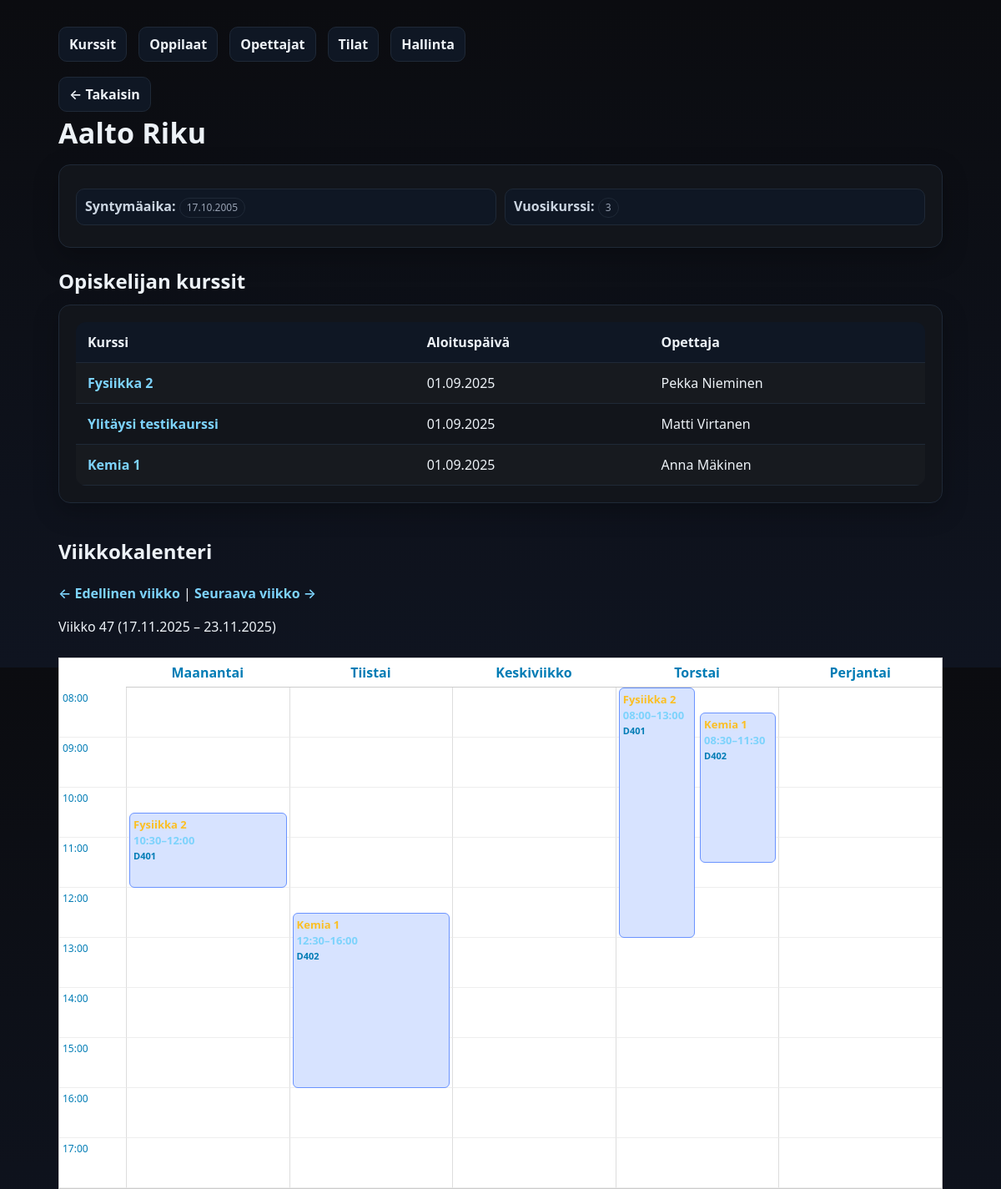
/kurssienhallinta/opiskelija.php?id=20, run on the app's committed database.
### tables this page shows
CREATE TABLE `oppilaat` (
  `oppilas_id` int(11) NOT NULL,
  `etunimi` varchar(50) NOT NULL,
  `sukunimi` varchar(50) NOT NULL,
  `syntymaaika` date NOT NULL,
  `vuosikurssi` int(11) NOT NULL
);

CREATE TABLE `kurssit` (
  `kurssi_id` int(11) NOT NULL,
  `kurssin_tunnus` varchar(20) NOT NULL,
  `kurssi_nimi` varchar(100) NOT NULL,
  `kurssikuvaus` text DEFAULT NULL,
  `aloituspaiva` date NOT NULL,
  `lopetuspaiva` date NOT NULL,
  `opettaja_id` int(11) NOT NULL,
  `tila_id` int(11) NOT NULL
);

CREATE TABLE `opettajat` (
  `opettaja_id` int(11) NOT NULL,
  `etunimi` varchar(50) NOT NULL,
  `sukunimi` varchar(50) NOT NULL,
  `aine` varchar(100) NOT NULL
);

### kurssienhallinta/opiskelija.php (the view, shortened to what this page needs)
<?php
function finDate($date) {
    return date("d.m.Y", strtotime($date));
}
$pdo = getPDO();
$oppilas_id = (int)$_GET['id'];
$stmt = $pdo->prepare("SELECT oppilas_id, etunimi, sukunimi, syntymaaika, vuosikurssi FROM oppilaat WHERE oppilas_id=?");
$stmt->execute([$oppilas_id]);
$student = $stmt->fetch();
$sql = "
  SELECT k.kurssi_id, k.kurssi_nimi, k.aloituspaiva,
         o.etunimi AS op_etunimi, o.sukunimi AS op_sukunimi
  FROM ilmoittautuminen i
  JOIN kurssit k ON k.kurssi_id=i.kurssi_id
  LEFT JOIN opettajat o ON o.opettaja_id=k.opettaja_id
  WHERE i.opiskelija_id=?
  ORDER BY k.aloituspaiva
";
$stmt = $pdo->prepare($sql);
$stmt->execute([$oppilas_id]);
$kurssit = $stmt->fetchAll();
$week = isset($_GET['week']) ? (int)$_GET['week'] : date("W");
$year = isset($_GET['year']) ? (int)$_GET['year'] : date("Y");
$dt = new DateTime();
$dt->setISODate($year, $week);
$weekStart = $dt->format("Y-m-d");
$dt->modify("+6 days");
$weekEnd = $dt->format("Y-m-d");
$paivat = ["Maanantai","Tiistai","Keskiviikko","Torstai","Perjantai"];
?>
<!doctype html>
<html lang="fi">
<head>
  <link rel="stylesheet" href="styles.css">
</head>
<body>
<div class="container">
  <div class="nav">
    <a href="index.php">Kurssit</a>
    <a href="oppilaat.php">Oppilaat</a>
    <a href="opettajat.php">Opettajat</a>
    <a href="tilat.php">Tilat</a>
    <a href="admin.php">Hallinta</a>
  </div>
  <a class="back" href="oppilaat.php">← Takaisin</a>
  <h1 class="page-title"><?= htmlspecialchars($student['sukunimi'].' '.$student['etunimi']) ?></h1>
  <div class="card">
    <div class="meta">
      <div><strong>Syntymäaika:</strong> <span class="badge"><?= finDate($student['syntymaaika']) ?></span></div>
      <div><strong>Vuosikurssi:</strong> <span class="badge"><?= htmlspecialchars($student['vuosikurssi']) ?></span></div>
    </div>
  </div>
  <h2 style="margin:22px 0 10px">Opiskelijan kurssit</h2>
  <div class="card table-wrap">
    <table>
      <thead><tr><th>Kurssi</th><th>Aloituspäivä</th><th>Opettaja</th></tr></thead>
      <tbody>
        <?php if (!$kurssit): ?>
          <tr><td colspan="3" class="muted">Ei kursseja.</td></tr>
        <?php else: foreach($kurssit as $k): ?>
          <tr>
            <td><a href="kurssi.php?id=<?= (int)$k['kurssi_id'] ?>"><?= htmlspecialchars($k['kurssi_nimi']) ?></a></td>
            <td><?= finDate($k['aloituspaiva']) ?></td>
            <td><?= htmlspecialchars(trim(($k['op_etunimi']??'').' '.($k['op_sukunimi']??''))) ?: '—' ?></td>
          </tr>
        <?php endforeach; endif; ?>
      </tbody>
    </table>
  </div>
<h2 style="margin-top:40px;">Viikkokalenteri</h2>
<p>
  <a href="opiskelija.php?id=<?= $oppilas_id ?>&week=<?= $week-1 ?>&year=<?= $year ?>">← Edellinen viikko</a>
  |
  <a href="opiskelija.php?id=<?= $oppilas_id ?>&week=<?= $week+1 ?>&year=<?= $year ?>">Seuraava viikko →</a>
</p>
<p>Viikko <?= $week ?> (<?= finDate($weekStart) ?> – <?= finDate($weekEnd) ?>)</p>
<div class="calendar-grid">
    <?php
    $startHour = 8;
    $endHour = 17;
    ?>
    <div></div>
    <?php foreach ($paivat as $pv): ?>
        <div style="text-align:center; padding:5px; font-weight:bold; border-bottom:1px solid #ccc;">
            <?= $pv ?>
        </div>
    <?php endforeach; ?>
    <?php for ($h = $startHour; $h <= $endHour; $h++): ?>
        <div class="time-cell"><?= sprintf("%02d:00", $h) ?></div>
        <?php foreach ($paivat as $pv): ?>
            <div class="day-column" data-day="<?= $pv ?>"></div>
        <?php endforeach; ?>
    <?php endfor; ?>
</div>
</div>
</body>
</html>

### kurssienhallinta/styles.css (style rules this page uses)
:root { --bg:#0b0c10; --card:#12151b; --muted:#98a2b3; --text:#edf2f7; --accent:#6ea8fe; --danger:#ef4444; --border:#1f2937; }
* { box-sizing:border-box }
html,body { height:100% }
body { margin:0; font:16px/1.5 system-ui,-apple-system,Segoe UI,Roboto,Ubuntu,'Helvetica Neue',Arial; background:linear-gradient(180deg,#0b0c10 0%, #0f1420 100%); color:var(--text); }
.container { max-width:1100px;margin:32px auto;padding:0 20px }
.card { background:var(--card); border:1px solid var(--border); border-radius:14px; padding:20px; box-shadow:0 10px 30px rgba(0,0,0,.25); }
.page-title { margin:0 0 12px; font-size:clamp(24px,3.2vw,34px); letter-spacing:.2px; }
.nav { display:flex;gap:14px;flex-wrap:wrap;margin:0 0 18px }
.nav a,.back { color:var(--text); text-decoration:none; background:#0f1724; border:1px solid var(--border); padding:8px 12px;border-radius:10px; transition:all .15s ease; }
.back { display:inline-flex;align-items:center;gap:8px }
.table-wrap { overflow:auto }
table { width:100%;border-collapse:collapse;border-radius:12px;overflow:hidden }
th,td { padding:12px 14px;border-bottom:1px solid var(--border);text-align:left;vertical-align:top }
thead th { background:#0f1724;font-weight:600 }
tbody tr:nth-child(odd) { background:rgba(255,255,255,.02) }
.badge { display:inline-block;padding:2px 8px;border-radius:999px;font-size:12px;border:1px solid var(--border);color:var(--muted) }
.meta { display:grid;grid-template-columns:repeat(auto-fit,minmax(220px,1fr));gap:10px;margin:8px 0 6px }
.meta div { background:#0f1724;border:1px solid var(--border);padding:8px 10px;border-radius:10px }
.meta strong { font-weight:600;color:#cbd5e1 }
a { color: #7dd3fc; text-decoration: none; font-weight: 600; transition: color .15s ease; }

### kurssienhallinta/opiskelija.php (style rules this page uses)
.calendar-grid { display: grid; grid-template-columns: 80px repeat(5, 1fr); border: 1px solid #ccc; margin-top: 25px; background: #fff; color: #007cb5ff; }
.time-cell { border-bottom: 1px solid #eee; height: 60px; padding: 4px; font-size: 12px; color: #007cb5ff; }
.day-column { position: relative; border-left: 1px solid #ddd; border-bottom: 1px solid #eee; }

### data on the page
oppilaat: sukunimi+etunimi "Aalto Riku", syntymaaika "17.10.2005", vuosikurssi "3"
kurssit: kurssi_nimi "Fysiikka 2", aloituspaiva "01.09.2025", opettaja.sukunimi "Pekka Nieminen"
kurssit: kurssi_nimi "Ylitäysi testikaurssi", aloituspaiva "01.09.2025", opettaja.sukunimi "Matti Virtanen"
kurssit: kurssi_nimi "Kemia 1", aloituspaiva "01.09.2025", opettaja.sukunimi "Anna Mäkinen"

### other printed values
$week "47"
$pv "Maanantai"
$pv "Tiistai"
$pv "Keskiviikko"
$pv "Torstai"
$pv "Perjantai"
